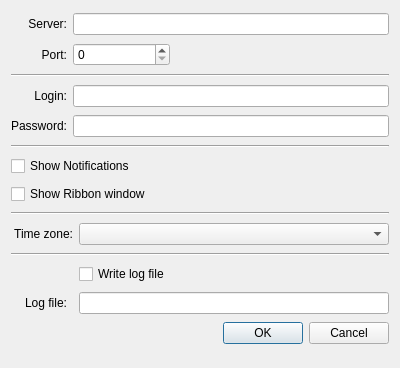
<?xml version="1.0" encoding="UTF-8"?>
<ui version="4.0">
 <class>SettingsWindow</class>
 <widget class="QDialog" name="SettingsWindow">
  <property name="windowModality">
   <enum>Qt::ApplicationModal</enum>
  </property>
  <property name="geometry">
   <rect>
    <x>0</x>
    <y>0</y>
    <width>400</width>
    <height>368</height>
   </rect>
  </property>
  <property name="sizePolicy">
   <sizepolicy hsizetype="Fixed" vsizetype="Fixed">
    <horstretch>0</horstretch>
    <verstretch>0</verstretch>
   </sizepolicy>
  </property>
  <property name="minimumSize">
   <size>
    <width>400</width>
    <height>368</height>
   </size>
  </property>
  <property name="maximumSize">
   <size>
    <width>400</width>
    <height>368</height>
   </size>
  </property>
  <property name="contextMenuPolicy">
   <enum>Qt::NoContextMenu</enum>
  </property>
  <property name="windowTitle">
   <string>Settings</string>
  </property>
  <property name="whatsThis">
   <string/>
  </property>
  <property name="modal">
   <bool>true</bool>
  </property>
  <layout class="QGridLayout" name="gridLayout">
   <item row="0" column="0">
    <widget class="QLabel" name="label">
     <property name="text">
      <string>Server:</string>
     </property>
     <property name="alignment">
      <set>Qt::AlignRight|Qt::AlignTrailing|Qt::AlignVCenter</set>
     </property>
    </widget>
   </item>
   <item row="0" column="1" colspan="3">
    <widget class="QLineEdit" name="tServer"/>
   </item>
   <item row="1" column="0">
    <widget class="QLabel" name="label_2">
     <property name="text">
      <string>Port:</string>
     </property>
     <property name="alignment">
      <set>Qt::AlignRight|Qt::AlignTrailing|Qt::AlignVCenter</set>
     </property>
    </widget>
   </item>
   <item row="1" column="1" colspan="2">
    <widget class="QSpinBox" name="tPort">
     <property name="maximum">
      <number>65535</number>
     </property>
    </widget>
   </item>
   <item row="2" column="0" colspan="4">
    <widget class="Line" name="line">
     <property name="orientation">
      <enum>Qt::Horizontal</enum>
     </property>
    </widget>
   </item>
   <item row="3" column="0">
    <widget class="QLabel" name="label_3">
     <property name="text">
      <string>Login:</string>
     </property>
     <property name="alignment">
      <set>Qt::AlignRight|Qt::AlignTrailing|Qt::AlignVCenter</set>
     </property>
    </widget>
   </item>
   <item row="3" column="1" colspan="3">
    <widget class="QLineEdit" name="tLogin"/>
   </item>
   <item row="4" column="0">
    <widget class="QLabel" name="label_4">
     <property name="text">
      <string>Password:</string>
     </property>
     <property name="alignment">
      <set>Qt::AlignRight|Qt::AlignTrailing|Qt::AlignVCenter</set>
     </property>
    </widget>
   </item>
   <item row="4" column="1" colspan="3">
    <widget class="QLineEdit" name="tPasswd"/>
   </item>
   <item row="5" column="0" colspan="4">
    <widget class="Line" name="line_2">
     <property name="orientation">
      <enum>Qt::Horizontal</enum>
     </property>
    </widget>
   </item>
   <item row="6" column="0" colspan="3">
    <widget class="QCheckBox" name="bShowNotifications">
     <property name="text">
      <string>Show Notifications</string>
     </property>
    </widget>
   </item>
   <item row="7" column="0" colspan="3">
    <widget class="QCheckBox" name="bShowRibbon">
     <property name="text">
      <string>Show Ribbon window</string>
     </property>
    </widget>
   </item>
   <item row="8" column="0" colspan="4">
    <widget class="Line" name="line_4">
     <property name="orientation">
      <enum>Qt::Horizontal</enum>
     </property>
    </widget>
   </item>
   <item row="9" column="0" colspan="2">
    <widget class="QLabel" name="label_6">
     <property name="text">
      <string>Time zone:</string>
     </property>
     <property name="alignment">
      <set>Qt::AlignRight|Qt::AlignTrailing|Qt::AlignVCenter</set>
     </property>
    </widget>
   </item>
   <item row="9" column="2" colspan="2">
    <widget class="QComboBox" name="cmbTimeZones"/>
   </item>
   <item row="10" column="0" colspan="4">
    <widget class="Line" name="line_3">
     <property name="orientation">
      <enum>Qt::Horizontal</enum>
     </property>
    </widget>
   </item>
   <item row="11" column="2">
    <widget class="QCheckBox" name="bWriteLog">
     <property name="text">
      <string>Write log file</string>
     </property>
    </widget>
   </item>
   <item row="12" column="0">
    <widget class="QLabel" name="label_5">
     <property name="text">
      <string>Log file:</string>
     </property>
     <property name="alignment">
      <set>Qt::AlignRight|Qt::AlignTrailing|Qt::AlignVCenter</set>
     </property>
    </widget>
   </item>
   <item row="12" column="2" colspan="2">
    <widget class="QLineEdit" name="tLogFile"/>
   </item>
   <item row="13" column="3">
    <widget class="QDialogButtonBox" name="buttonBox">
     <property name="orientation">
      <enum>Qt::Horizontal</enum>
     </property>
     <property name="standardButtons">
      <set>QDialogButtonBox::Cancel|QDialogButtonBox::Ok</set>
     </property>
    </widget>
   </item>
  </layout>
 </widget>
 <resources/>
 <connections>
  <connection>
   <sender>buttonBox</sender>
   <signal>accepted()</signal>
   <receiver>SettingsWindow</receiver>
   <slot>accept()</slot>
   <hints>
    <hint type="sourcelabel">
     <x>248</x>
     <y>254</y>
    </hint>
    <hint type="destinationlabel">
     <x>157</x>
     <y>274</y>
    </hint>
   </hints>
  </connection>
  <connection>
   <sender>buttonBox</sender>
   <signal>rejected()</signal>
   <receiver>SettingsWindow</receiver>
   <slot>reject()</slot>
   <hints>
    <hint type="sourcelabel">
     <x>316</x>
     <y>260</y>
    </hint>
    <hint type="destinationlabel">
     <x>286</x>
     <y>274</y>
    </hint>
   </hints>
  </connection>
 </connections>
</ui>
